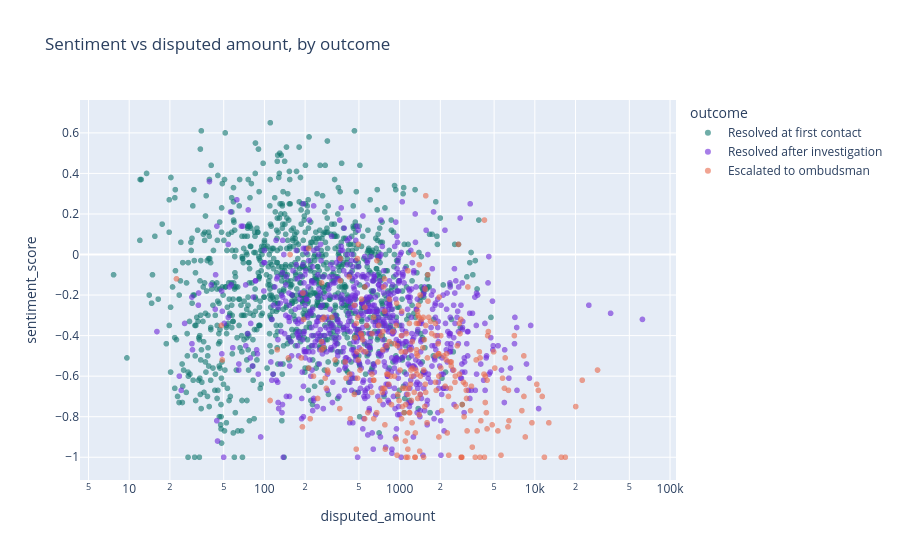

This figure's notebook cell:
### Code cell
ax = df.plot.scatter(x="customer_age", y="tenure_years", alpha=0.35, color=TEAL, title="Tenure vs age")
plt.show()

fig = px.scatter(df, x="disputed_amount", y="sentiment_score", color="outcome", log_x=True, opacity=0.6,
                 hover_data=["complaint_id", "product", "channel"], category_orders={"outcome": OUTCOME_ORDER},
                 color_discrete_map=OUTCOME_COLORS, title="Sentiment vs disputed amount, by outcome")
fig.show()

### Figure 1 — Plotly figure (JSON) as saved in the notebook; plotly's stock layout.template omitted (floating-point values rounded to 4 significant figures; data arrays with more than 128 entries replaced by an {"elided": "..."} marker saying what was removed)
{"data": [{"customdata": {"elided": "1430x3 str values"}, "hovertemplate": "outcome=Resolved at first contact<br>disputed_amount=%{x}<br>sentiment_score=%{y}<br>complaint_id=%{customdata[0]}<br>product=%{customdata[1]}<br>channel=%{customdata[2]}<extra></extra>", "legendgroup": "Resolved at first contact", "marker": {"color": "#0F766E", "opacity": 0.6, "symbol": "circle"}, "mode": "markers", "name": "Resolved at first contact", "showlegend": true, "type": "scattergl", "x": {"elided": "1430 float values"}, "xaxis": "x", "y": {"elided": "1430 float values"}, "yaxis": "y"}, {"customdata": {"elided": "1146x3 str values"}, "hovertemplate": "outcome=Resolved after investigation<br>disputed_amount=%{x}<br>sentiment_score=%{y}<br>complaint_id=%{customdata[0]}<br>product=%{customdata[1]}<br>channel=%{customdata[2]}<extra></extra>", "legendgroup": "Resolved after investigation", "marker": {"color": "#6D28D9", "opacity": 0.6, "symbol": "circle"}, "mode": "markers", "name": "Resolved after investigation", "showlegend": true, "type": "scattergl", "x": {"elided": "1146 float values"}, "xaxis": "x", "y": {"elided": "1146 float values"}, "yaxis": "y"}, {"customdata": {"elided": "424x3 str values"}, "hovertemplate": "outcome=Escalated to ombudsman<br>disputed_amount=%{x}<br>sentiment_score=%{y}<br>complaint_id=%{customdata[0]}<br>product=%{customdata[1]}<br>channel=%{customdata[2]}<extra></extra>", "legendgroup": "Escalated to ombudsman", "marker": {"color": "#E8674A", "opacity": 0.6, "symbol": "circle"}, "mode": "markers", "name": "Escalated to ombudsman", "showlegend": true, "type": "scattergl", "x": {"elided": "424 float values"}, "xaxis": "x", "y": {"elided": "424 float values"}, "yaxis": "y"}], "layout": {"legend": {"title": {"text": "outcome"}, "tracegroupgap": 0}, "title": {"text": "Sentiment vs disputed amount, by outcome"}, "xaxis": {"anchor": "y", "domain": [0, 1], "title": {"text": "disputed_amount"}, "type": "log"}, "yaxis": {"anchor": "x", "domain": [0, 1], "title": {"text": "sentiment_score"}}}}
